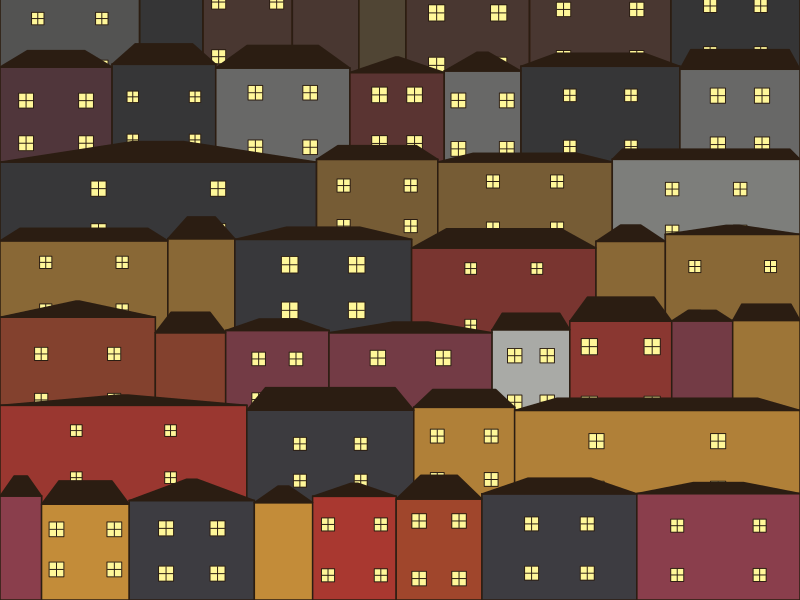

The R source for this figure: (Note: this script raises an error after producing the figure.)
library(tidyverse)


# Parameters --------------------------------------------------------------

n_x_min <- 4
n_x_max <- 8
n_y <- 7
col_palette <- c(
  "#a0462c", "#c38c39", "#d3d4cf",
  "#8a3e4c", "#3d3c41", "#a93830"
)
line_col <- "#2B1D12"


# Functions ---------------------------------------------------------------

generate_x_values <- function(min_val, max_val, y) {
  n_x <- sample(min_val:max_val, 1)
  x_vals <- c(0, cumsum(runif(n_x, 0.2, 1)))
  x_vals <- x_vals / max(x_vals)
  house_data <- data.frame(
    xmin = x_vals[1:n_x],
    xmax = x_vals[2:(n_x + 1)],
    ymin = rep(y, n_x),
    ymax = y + 1 + runif(n_x, 0.1, 0.3),
    col = sample(col_palette, n_x, replace = TRUE)
  )
}

split_thirds <- function(xmin, xmax) {
  output <- c(xmin + (xmax - xmin) / 3, xmin + 2 * (xmax - xmin) / 3)
  return(output)
}

generate_street <- function(street_y) {
  house_data <- generate_x_values(n_x_min, n_x_max, street_y) |>
    mutate(row = ymin)

  window_data <- data.frame(x = NA, y = NA, size = NA, row = NA) |>
    as_tibble()
  for (i in 1:nrow(house_data)) {
    if (house_data$xmax[i] - house_data$xmin[i] > 0.09) {
      y1 <- mean(
        c(house_data$ymin[i], house_data$ymax[i])
      ) + runif(1, 0.2, 0.35)
      y2 <- mean(
        c(house_data$ymin[i], house_data$ymax[i])
      ) - runif(1, 0.2, 0.35)
      s <- runif(1, 4, 6)
      buffer <- runif(1, 0, 0.02)
      x <- split_thirds(house_data$xmin[i], house_data$xmax[i])
      x1 <- x[1] - buffer
      x2 <- x[2] + buffer
      window_data <- window_data |>
        add_row(
          x = c(x1, x2, x1, x2),
          y = c(y1, y1, y2, y2),
          size = s,
          row = house_data$ymin[i]
        )
    }
  }
  window_data <- window_data |>
    drop_na()

  # roofs
  roof_data <- data.frame(x = NA, y = NA, grp = NA, row = NA) |>
    as_tibble()
  for (i in 1:nrow(house_data)) {
    roof_width <- runif(
      1, 0.01,
      (house_data$xmax[i] - house_data$xmin[i]) / 2
    )
    roof_height <- runif(1, 0.1, 0.3)
    x <- c(
      house_data$xmin[i], house_data$xmax[i],
      house_data$xmax[i] - roof_width, house_data$xmin[i] + roof_width,
      house_data$xmin[i]
    )
    y <- c(
      house_data$ymax[i], house_data$ymax[i],
      house_data$ymax[i] + roof_height, house_data$ymax[i] + roof_height,
      house_data$ymax[i]
    )
    roof_data <- roof_data |>
      add_row(x = x, y = y, grp = i, row = house_data$ymin[i])
  }
  roof_data <- roof_data |>
    drop_na()
  output <- list(
    house_data = house_data,
    roof_data = roof_data,
    window_data = window_data
  )
  return(output)
}

# Plot function
draw_row <- function(list_data) {
  output <- list(
    # houses
    geom_rect(
      data = list_data$house_data,
      aes(
        xmin = xmin, xmax = xmax,
        ymin = ymin, ymax = ymax
      ),
      colour = line_col,
      fill = "grey20"
    ),
    geom_rect(
      data = list_data$house_data,
      aes(
        xmin = xmin, xmax = xmax,
        ymin = ymin, ymax = ymax,
        fill = col, alpha = (n_y + 1 - list_data$house_data$row[1])
      ),
      colour = line_col
    ),
    # windows
    geom_point(
      data = list_data$window_data,
      aes(x = x, y = y, size = size),
      colour = line_col,
      pch = 22,
      fill = "#FFF799"
    ),
    geom_point(
      data = list_data$window_data,
      aes(x = x, y = y, size = size / 1.8),
      colour = line_col,
      pch = 3
    ),
    # roofs
    geom_polygon(
      data = list_data$roof_data,
      aes(x = x, y = y, group = grp),
      fill = line_col,
      colour = line_col
    )
  )
  return(output)
}

# Plot --------------------------------------------------------------------

g <- ggplot() +
  scale_fill_identity() +
  scale_size_identity() +
  scale_alpha(range = c(0.2, 1)) +
  coord_cartesian(expand = FALSE, ylim = c(1, n_y + 1)) +
  theme_void() +
  theme(legend.position = "none")

set.seed(20260108)
for (i in n_y:1) {
  g <- g +
    draw_row(generate_street(i))
}

g


# Save --------------------------------------------------------------------

ggplot2::ggsave(
  filename = "2026/day-08/day-08.png",
  plot = g,
  width = 5, height = 5, units = "in",
  bg = col_palette[3]
)
